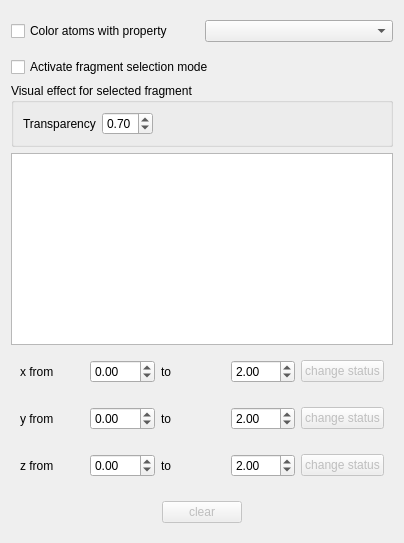
      <widget class="QWidget" name="tab">
       <attribute name="title">
        <string>Coloring</string>
       </attribute>
       <layout class="QVBoxLayout" name="verticalLayout_15">
        <item>
         <widget class="QFrame" name="frame_36">
          <property name="frameShape">
           <enum>QFrame::NoFrame</enum>
          </property>
          <property name="frameShadow">
           <enum>QFrame::Raised</enum>
          </property>
          <layout class="QHBoxLayout" name="horizontalLayout_177">
           <property name="leftMargin">
            <number>0</number>
           </property>
           <property name="rightMargin">
            <number>0</number>
           </property>
           <item>
            <widget class="QCheckBox" name="ColorAtomsProperty">
             <property name="text">
              <string>Color atoms with property</string>
             </property>
            </widget>
           </item>
           <item>
            <widget class="QComboBox" name="PropertyForColorOfAtom"/>
           </item>
          </layout>
         </widget>
        </item>
        <item>
         <widget class="QCheckBox" name="ActivateFragmentSelectionModeCheckBox">
          <property name="text">
           <string>Activate fragment selection mode</string>
          </property>
         </widget>
        </item>
        <item>
         <widget class="QGroupBox" name="groupBox_21">
          <property name="minimumSize">
           <size>
            <width>0</width>
            <height>60</height>
           </size>
          </property>
          <property name="title">
           <string>Visual effect for selected fragment</string>
          </property>
          <layout class="QHBoxLayout" name="horizontalLayout_72">
           <item>
            <widget class="QLabel" name="label_52">
             <property name="text">
              <string>Transparency</string>
             </property>
            </widget>
           </item>
           <item>
            <widget class="QDoubleSpinBox" name="ActivateFragmentSelectionTransp">
             <property name="maximum">
              <double>1.000000000000000</double>
             </property>
             <property name="singleStep">
              <double>0.100000000000000</double>
             </property>
             <property name="value">
              <double>0.700000000000000</double>
             </property>
            </widget>
           </item>
           <item>
            <spacer name="horizontalSpacer_47">
             <property name="orientation">
              <enum>Qt::Horizontal</enum>
             </property>
             <property name="sizeHint" stdset="0">
              <size>
               <width>228</width>
               <height>20</height>
              </size>
             </property>
            </spacer>
           </item>
          </layout>
         </widget>
        </item>
        <item>
         <widget class="QListWidget" name="AtomsInSelectedFragment"/>
        </item>
        <item>
         <widget class="QFrame" name="frame_61">
          <property name="frameShape">
           <enum>QFrame::NoFrame</enum>
          </property>
          <property name="frameShadow">
           <enum>QFrame::Raised</enum>
          </property>
          <layout class="QHBoxLayout" name="horizontalLayout_53">
           <item>
            <widget class="QLabel" name="label_55">
             <property name="text">
              <string>x from</string>
             </property>
            </widget>
           </item>
           <item>
            <widget class="QDoubleSpinBox" name="xminborder">
             <property name="minimum">
              <double>-99.989999999999995</double>
             </property>
            </widget>
           </item>
           <item>
            <widget class="QLabel" name="label_57">
             <property name="text">
              <string>to</string>
             </property>
            </widget>
           </item>
           <item>
            <widget class="QDoubleSpinBox" name="xmaxborder">
             <property name="minimum">
              <double>-99.989999999999995</double>
             </property>
             <property name="value">
              <double>2.000000000000000</double>
             </property>
            </widget>
           </item>
           <item>
            <widget class="QPushButton" name="changeFragment1StatusByX">
             <property name="enabled">
              <bool>false</bool>
             </property>
             <property name="text">
              <string>change status</string>
             </property>
            </widget>
           </item>
          </layout>
         </widget>
        </item>
        <item>
         <widget class="QFrame" name="frame_62">
          <property name="frameShape">
           <enum>QFrame::NoFrame</enum>
          </property>
          <property name="frameShadow">
           <enum>QFrame::Raised</enum>
          </property>
          <layout class="QHBoxLayout" name="horizontalLayout_54">
           <item>
            <widget class="QLabel" name="label_58">
             <property name="text">
              <string>y from</string>
             </property>
            </widget>
           </item>
           <item>
            <widget class="QDoubleSpinBox" name="yminborder">
             <property name="minimum">
              <double>-99.989999999999995</double>
             </property>
            </widget>
           </item>
           <item>
            <widget class="QLabel" name="label_59">
             <property name="text">
              <string>to</string>
             </property>
            </widget>
           </item>
           <item>
            <widget class="QDoubleSpinBox" name="ymaxborder">
             <property name="minimum">
              <double>-99.989999999999995</double>
             </property>
             <property name="value">
              <double>2.000000000000000</double>
             </property>
            </widget>
           </item>
           <item>
            <widget class="QPushButton" name="changeFragment1StatusByY">
             <property name="enabled">
              <bool>false</bool>
             </property>
             <property name="text">
              <string>change status</string>
             </property>
            </widget>
           </item>
          </layout>
         </widget>
        </item>
        <item>
         <widget class="QFrame" name="frame_63">
          <property name="frameShape">
           <enum>QFrame::NoFrame</enum>
          </property>
          <property name="frameShadow">
           <enum>QFrame::Raised</enum>
          </property>
          <layout class="QHBoxLayout" name="horizontalLayout_55">
           <item>
            <widget class="QLabel" name="label_60">
             <property name="text">
              <string>z from</string>
             </property>
            </widget>
           </item>
           <item>
            <widget class="QDoubleSpinBox" name="zminborder">
             <property name="minimum">
              <double>-99.989999999999995</double>
             </property>
            </widget>
           </item>
           <item>
            <widget class="QLabel" name="label_61">
             <property name="text">
              <string>to</string>
             </property>
            </widget>
           </item>
           <item>
            <widget class="QDoubleSpinBox" name="zmaxborder">
             <property name="minimum">
              <double>-99.989999999999995</double>
             </property>
             <property name="value">
              <double>2.000000000000000</double>
             </property>
            </widget>
           </item>
           <item>
            <widget class="QPushButton" name="changeFragment1StatusByZ">
             <property name="enabled">
              <bool>false</bool>
             </property>
             <property name="text">
              <string>change status</string>
             </property>
            </widget>
           </item>
          </layout>
         </widget>
        </item>
        <item>
         <widget class="QFrame" name="frame_64">
          <property name="minimumSize">
           <size>
            <width>0</width>
            <height>40</height>
           </size>
          </property>
          <property name="frameShape">
           <enum>QFrame::NoFrame</enum>
          </property>
          <property name="frameShadow">
           <enum>QFrame::Raised</enum>
          </property>
          <layout class="QHBoxLayout" name="horizontalLayout_56">
           <property name="topMargin">
            <number>0</number>
           </property>
           <property name="bottomMargin">
            <number>0</number>
           </property>
           <item>
            <spacer name="horizontalSpacer_28">
             <property name="orientation">
              <enum>Qt::Horizontal</enum>
             </property>
             <property name="sizeHint" stdset="0">
              <size>
               <width>107</width>
               <height>20</height>
              </size>
             </property>
            </spacer>
           </item>
           <item>
            <widget class="QPushButton" name="fragment1Clear">
             <property name="enabled">
              <bool>false</bool>
             </property>
             <property name="text">
              <string>clear</string>
             </property>
            </widget>
           </item>
           <item>
            <spacer name="horizontalSpacer_29">
             <property name="orientation">
              <enum>Qt::Horizontal</enum>
             </property>
             <property name="sizeHint" stdset="0">
              <size>
               <width>106</width>
               <height>20</height>
              </size>
             </property>
            </spacer>
           </item>
          </layout>
         </widget>
        </item>
       </layout>
      </widget>
